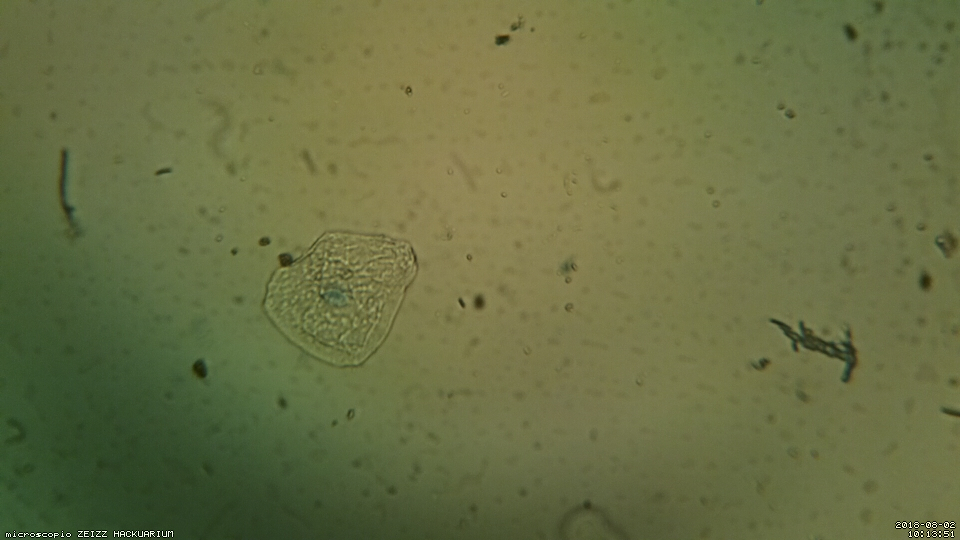
#> input picture 2018-08-02/10-13-51.jpg, 1920 x 1080 px, found by its file name (shown at 1/2 size)
$ python BackgroundRemoval2.py   (older library calls are emulated)
#> lines starting #> are read from the running program, lines starting #| are printed output that depends on the picture; after the words box and inside, x2 and y2 are one past the last pixel; in counts of white or black regions, pixels touching at a corner belong together; long printed decimals are rounded
import numpy as np
import cv2
import imutils
from skimage.measure import compare_ssim

# img1 = cv2.imread('2018-08-02/10-12-46.jpg')#, 0)
img1 = cv2.imread('2018-08-02/10-13-51.jpg')#, 0)
#> img1 is the input picture: shape (1080, 1920, 3); mean B, G, R 67.3, 111, 104.6
#img1 = cv2.imread('2018-08-02/10-14-49.jpg')#, 0)
backgrd = cv2.imread('2018-08-02/10-14-05.jpg')#,0)
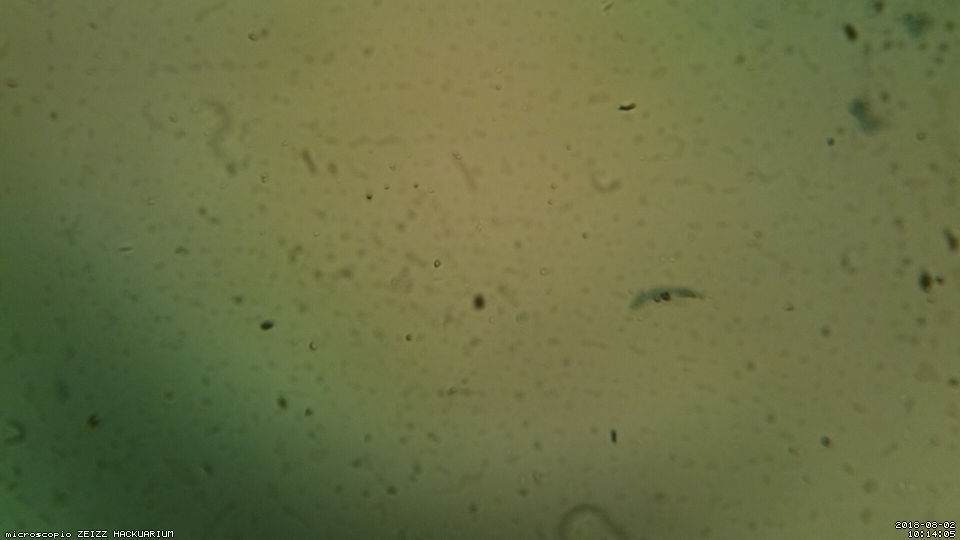
#> input picture 2018-08-02/10-14-05.jpg, 1920 x 1080 px, found by its file name (shown at 1/2 size)
#> backgrd is the input picture: shape (1080, 1920, 3); mean B, G, R 68.2, 111.9, 106

img1 = cv2.cvtColor(img1, cv2.COLOR_BGR2GRAY)
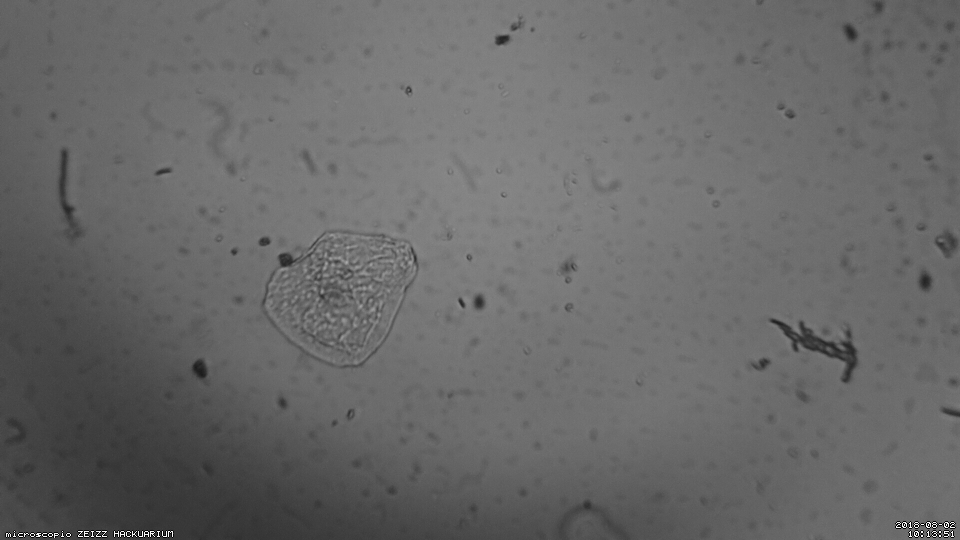
#> img1: shape (1080, 1920) (shown at 1/2 size); min 4, max 251, mean 104.1
backgrd = cv2.cvtColor(backgrd, cv2.COLOR_BGR2GRAY)
#> backgrd: shape (1080, 1920)

img1 = cv2.resize(img1, (0, 0), fx=0.5, fy=0.5)
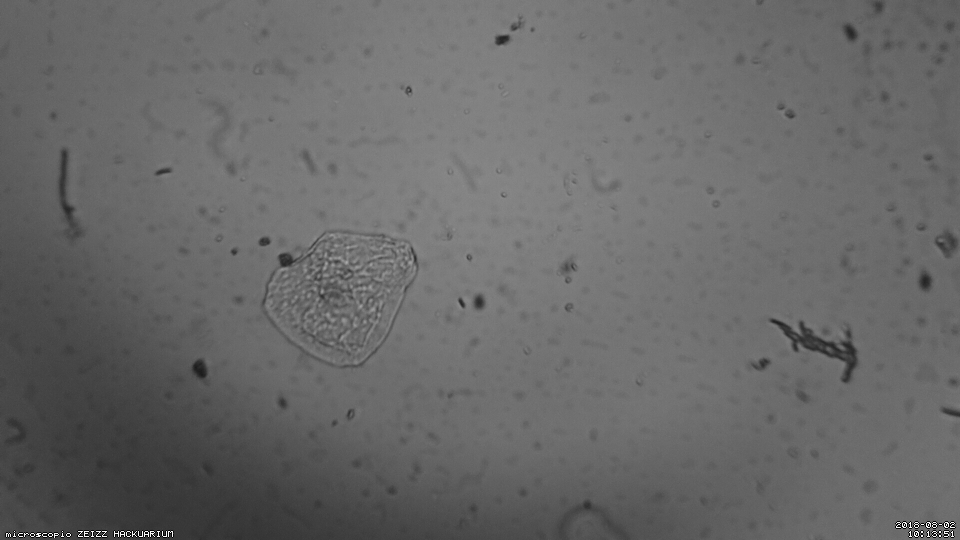
#> img1: shape (540, 960); min 4, max 251, mean 104.2
backgrd = cv2.resize(backgrd, (0, 0), fx=0.5, fy=0.5)
#> backgrd: shape (540, 960)

cv2.imshow('image', img1)
cv2.imshow('Background', backgrd)

# compute the Structural Similarity Index (SSIM) between the two
# images, ensuring that the difference image is returned
(score, diff) = compare_ssim(img1, backgrd, full=True)
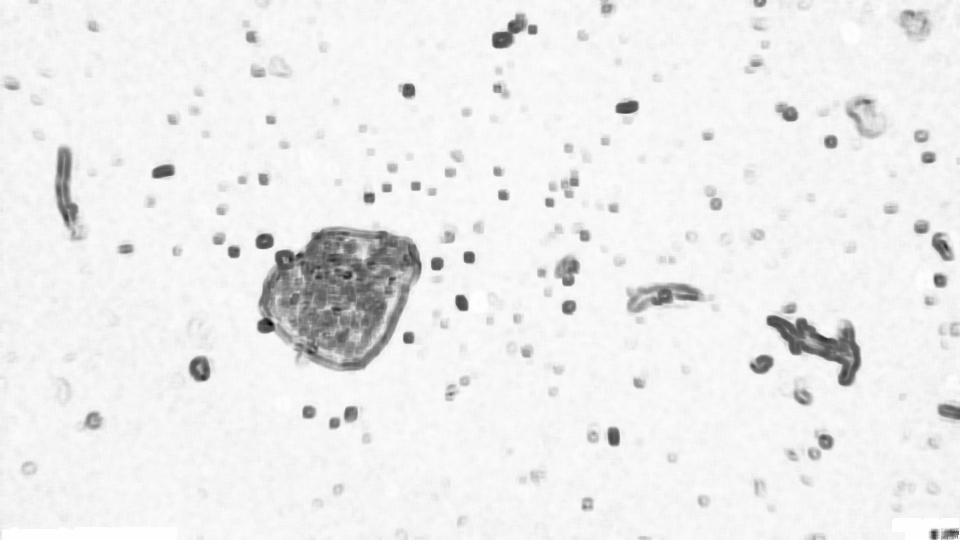
#> diff: shape (540, 960) float64; min -0.394, max 1, mean 0.905; drawn with min black and max white
#> score = 0.904
diff = (diff * 255).astype("uint8")
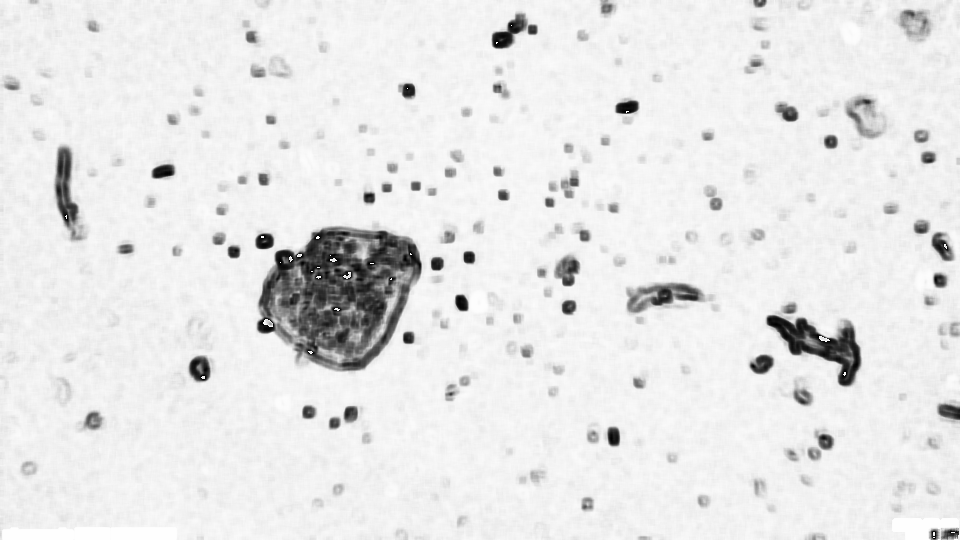
#> diff: shape (540, 960); min 0, max 255, mean 230.4
print("SSIM: {}".format(score))
#| SSIM: 0.9045

# threshold the difference image, followed by finding contours to
# obtain the regions of the two input images that differ
thresh = cv2.threshold(diff, 0, 255, cv2.THRESH_BINARY_INV | cv2.THRESH_OTSU)[1]
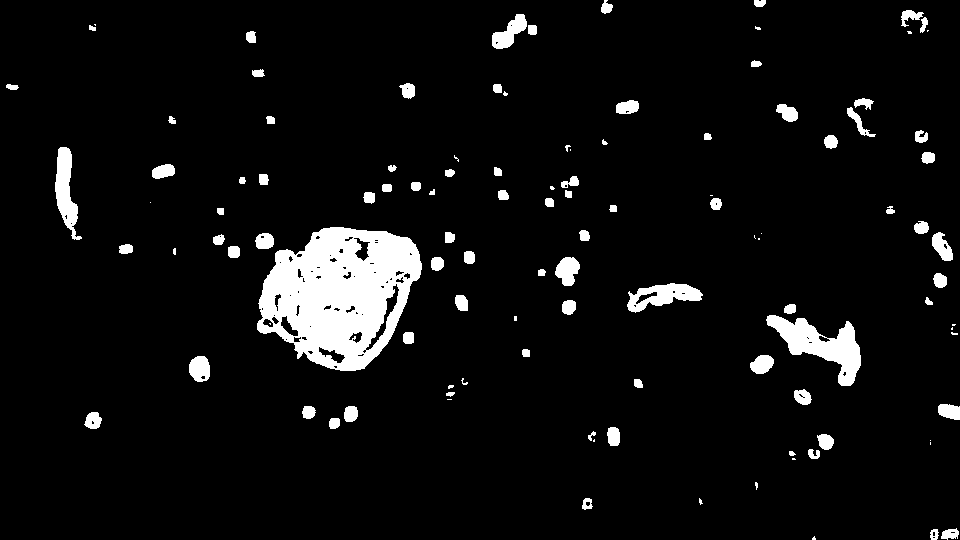
#> thresh: shape (540, 960); 6.1% white; 113 white regions (28 under 20 px)
cnts = cv2.findContours(thresh.copy(), cv2.RETR_EXTERNAL,cv2.CHAIN_APPROX_SIMPLE)
#> cnts = 112 contours, 32 with area under 20; largest, box (x1, y1, x2, y2) and area: (257, 227, 422, 371) 16714, (766, 315, 861, 386) 2722, (627, 283, 703, 313) 1186, (55, 147, 82, 240) 1132, (492, 14, 527, 49) 566
cnts = cnts[0] if imutils.is_cv2() else cnts[1]

# loop over the contours
#for c in cnts:
    # compute the bounding box of the contour and then draw the
    # bounding box on both input images to represent where the two
    # images differ
    #(x, y, w, h) = cv2.boundingRect(c)
    #cv2.rectangle(img1, (x, y), (x + w, y + h), (0, 0, 255), 2)
    #cv2.rectangle(backgrd, (x, y), (x + w, y + h), (0, 0, 255), 2)

# show the output images
#cv2.imshow("Original", img1)
#cv2.imshow("Modified", backgrd)
cv2.imshow("Diff", diff)
cv2.imshow("Thresh", thresh)
cv2.waitKey(0)

# [9 lines of commented-out code are left out]
